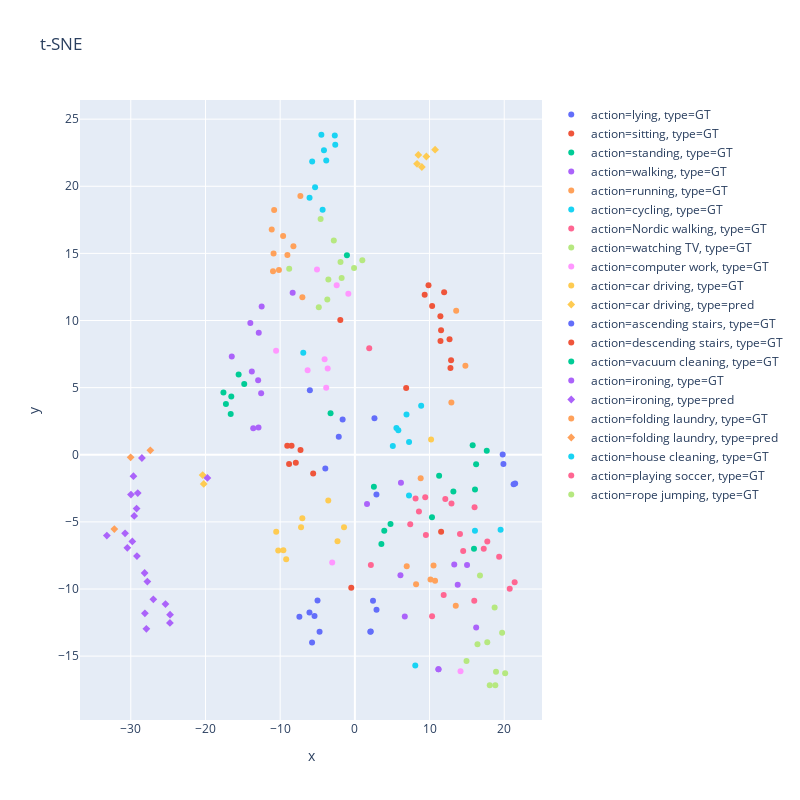

The code cell stored with this chart in its notebook:
### Code cell
over_plot_preds(val_actions, val_labels, unseen_pred_actions[:30, :], unseen_labels[:30], val_lm)

### Figure 1 — Plotly figure (JSON) as saved in the notebook; plotly's stock layout.template omitted (floating-point values rounded to 4 significant figures)
{"data": [{"hoverlabel": {"namelength": 0}, "hovertemplate": "action=lying<br>type=GT<br>x=%{x}<br>y=%{y}", "legendgroup": "action=lying, type=GT", "marker": {"color": "#636efa", "symbol": "circle"}, "mode": "markers", "name": "action=lying, type=GT", "showlegend": true, "type": "scatter", "x": [-2.155, 2.625, -7.426, -6.024, -6.078, -5.731, -4.724, -1.639, -5.401, -4.998], "xaxis": "x", "y": [1.344, 2.72, -12.07, 4.81, -11.75, -13.99, -13.18, 2.635, -12.02, -10.86], "yaxis": "y"}, {"hoverlabel": {"namelength": 0}, "hovertemplate": "action=sitting<br>type=GT<br>x=%{x}<br>y=%{y}", "legendgroup": "action=sitting, type=GT", "marker": {"color": "#EF553B", "symbol": "circle"}, "mode": "markers", "name": "action=sitting, type=GT", "showlegend": true, "type": "scatter", "x": [6.868, 9.348, 9.86, 11.54, 11.95, 11.46, -1.946, 10.35, -0.4799, 11.45], "xaxis": "x", "y": [4.972, 11.92, 12.62, 9.272, 12.1, 8.477, 10.03, 11.08, -9.9, 10.32], "yaxis": "y"}, {"hoverlabel": {"namelength": 0}, "hovertemplate": "action=standing<br>type=GT<br>x=%{x}<br>y=%{y}", "legendgroup": "action=standing, type=GT", "marker": {"color": "#00cc96", "symbol": "circle"}, "mode": "markers", "name": "action=standing, type=GT", "showlegend": true, "type": "scatter", "x": [4.774, 15.77, 16.24, -1.061, 2.548, 17.66, 3.938, 3.554, -3.253, 16.09], "xaxis": "x", "y": [-5.166, 0.7082, -0.7155, 14.86, -2.391, 0.2962, -5.66, -6.64, 3.088, -2.585], "yaxis": "y"}, {"hoverlabel": {"namelength": 0}, "hovertemplate": "action=walking<br>type=GT<br>x=%{x}<br>y=%{y}", "legendgroup": "action=walking, type=GT", "marker": {"color": "#ab63fa", "symbol": "circle"}, "mode": "markers", "name": "action=walking, type=GT", "showlegend": true, "type": "scatter", "x": [16.24, 6.104, 13.31, 13.77, 11.19, 11.19, 6.171, 6.686, 1.628, 15.02], "xaxis": "x", "y": [-12.86, -8.968, -8.166, -9.675, -15.98, -15.98, -2.081, -12.05, -3.664, -8.214], "yaxis": "y"}, {"hoverlabel": {"namelength": 0}, "hovertemplate": "action=running<br>type=GT<br>x=%{x}<br>y=%{y}", "legendgroup": "action=running, type=GT", "marker": {"color": "#FFA15A", "symbol": "circle"}, "mode": "markers", "name": "action=running, type=GT", "showlegend": true, "type": "scatter", "x": [10.54, 12.92, 6.945, 10.13, 13.57, 14.8, 8.196, 8.811, 10.74, 13.51], "xaxis": "x", "y": [-8.259, 3.889, -8.31, -9.3, 10.74, 6.624, -9.644, -1.751, -9.38, -11.24], "yaxis": "y"}, {"hoverlabel": {"namelength": 0}, "hovertemplate": "action=cycling<br>type=GT<br>x=%{x}<br>y=%{y}", "legendgroup": "action=cycling, type=GT", "marker": {"color": "#19d3f3", "symbol": "circle"}, "mode": "markers", "name": "action=cycling, type=GT", "showlegend": true, "type": "scatter", "x": [8.879, 19.51, 6.914, 5.081, -6.906, 7.248, 5.564, 5.822, 7.257, 16.08], "xaxis": "x", "y": [3.65, -5.586, 2.993, 0.65, 7.608, -3.041, 1.992, 1.828, 0.9424, -5.662], "yaxis": "y"}, {"hoverlabel": {"namelength": 0}, "hovertemplate": "action=Nordic walking<br>type=GT<br>x=%{x}<br>y=%{y}", "legendgroup": "action=Nordic walking, type=GT", "marker": {"color": "#FF6692", "symbol": "circle"}, "mode": "markers", "name": "action=Nordic walking, type=GT", "showlegend": true, "type": "scatter", "x": [7.413, 12.11, 14.07, 17.26, 11.89, 17.73, 8.13, 14.5, 8.579, 12.94], "xaxis": "x", "y": [-5.171, -3.304, -5.904, -7.001, -10.45, -6.467, -3.268, -7.162, -4.234, -3.634], "yaxis": "y"}, {"hoverlabel": {"namelength": 0}, "hovertemplate": "action=watching TV<br>type=GT<br>x=%{x}<br>y=%{y}", "legendgroup": "action=watching TV, type=GT", "marker": {"color": "#B6E880", "symbol": "circle"}, "mode": "markers", "name": "action=watching TV, type=GT", "showlegend": true, "type": "scatter", "x": [-4.829, -1.769, -4.584, -8.791, -3.547, -1.921, -0.1022, -2.82, -3.689, 0.9979], "xaxis": "x", "y": [10.98, 13.17, 17.56, 13.85, 13.06, 14.36, 13.9, 15.96, 11.56, 14.49], "yaxis": "y"}, {"hoverlabel": {"namelength": 0}, "hovertemplate": "action=computer work<br>type=GT<br>x=%{x}<br>y=%{y}", "legendgroup": "action=computer work, type=GT", "marker": {"color": "#FF97FF", "symbol": "circle"}, "mode": "markers", "name": "action=computer work, type=GT", "showlegend": true, "type": "scatter", "x": [-6.323, -4.049, -3.639, 14.15, -5.069, -2.434, -3.036, -10.55, -3.835, -0.8739], "xaxis": "x", "y": [6.297, 7.106, 6.433, -16.13, 13.8, 12.63, -8.025, 7.743, 4.999, 11.99], "yaxis": "y"}, {"hoverlabel": {"namelength": 0}, "hovertemplate": "action=car driving<br>type=GT<br>x=%{x}<br>y=%{y}", "legendgroup": "action=car driving, type=GT", "marker": {"color": "#FECB52", "symbol": "circle"}, "mode": "markers", "name": "action=car driving, type=GT", "showlegend": true, "type": "scatter", "x": [-2.323, -10.26, -10.53, -7.031, -7.205, -9.194, -3.558, -1.451, 10.2, -9.57], "xaxis": "x", "y": [-6.442, -7.135, -5.738, -4.737, -5.403, -7.781, -3.407, -5.408, 1.13, -7.11], "yaxis": "y"}, {"hoverlabel": {"namelength": 0}, "hovertemplate": "action=car driving<br>type=pred<br>x=%{x}<br>y=%{y}", "legendgroup": "action=car driving, type=pred", "marker": {"color": "#FECB52", "symbol": "diamond"}, "mode": "markers", "name": "action=car driving, type=pred", "showlegend": true, "type": "scatter", "x": [-20.24, 8.971, 8.497, 9.574, 8.328, 10.74, -20.38], "xaxis": "x", "y": [-2.17, 21.44, 22.33, 22.22, 21.67, 22.73, -1.516], "yaxis": "y"}, {"hoverlabel": {"namelength": 0}, "hovertemplate": "action=ascending stairs<br>type=GT<br>x=%{x}<br>y=%{y}", "legendgroup": "action=ascending stairs, type=GT", "marker": {"color": "#636efa", "symbol": "circle"}, "mode": "markers", "name": "action=ascending stairs, type=GT", "showlegend": true, "type": "scatter", "x": [19.89, 19.79, 2.128, -3.954, 2.891, 21.25, 2.9, 2.43, 2.068, 21.46], "xaxis": "x", "y": [-0.6868, 0.01312, -13.17, -1.026, -2.966, -2.191, -11.55, -10.87, -13.18, -2.136], "yaxis": "y"}, {"hoverlabel": {"namelength": 0}, "hovertemplate": "action=descending stairs<br>type=GT<br>x=%{x}<br>y=%{y}", "legendgroup": "action=descending stairs, type=GT", "marker": {"color": "#EF553B", "symbol": "circle"}, "mode": "markers", "name": "action=descending stairs, type=GT", "showlegend": true, "type": "scatter", "x": [-7.274, -8.806, 11.55, 12.68, -5.582, 12.88, 12.8, -8.472, -9.047, -7.904], "xaxis": "x", "y": [0.3534, -0.6813, -5.735, 8.606, -1.403, 7.043, 6.462, 0.6762, 0.6739, -0.599], "yaxis": "y"}, {"hoverlabel": {"namelength": 0}, "hovertemplate": "action=vacuum cleaning<br>type=GT<br>x=%{x}<br>y=%{y}", "legendgroup": "action=vacuum cleaning, type=GT", "marker": {"color": "#00cc96", "symbol": "circle"}, "mode": "markers", "name": "action=vacuum cleaning, type=GT", "showlegend": true, "type": "scatter", "x": [-16.54, 11.28, -14.81, -17.26, -16.62, -17.59, -15.56, 15.95, 13.19, 10.32], "xaxis": "x", "y": [4.336, -1.562, 5.266, 3.776, 3.037, 4.634, 5.975, -7.006, -2.741, -4.65], "yaxis": "y"}, {"hoverlabel": {"namelength": 0}, "hovertemplate": "action=ironing<br>type=GT<br>x=%{x}<br>y=%{y}", "legendgroup": "action=ironing, type=GT", "marker": {"color": "#ab63fa", "symbol": "circle"}, "mode": "markers", "name": "action=ironing, type=GT", "showlegend": true, "type": "scatter", "x": [-13.99, -12.48, -12.87, -8.327, -16.48, -12.55, -13.61, -12.9, -12.95, -13.79], "xaxis": "x", "y": [9.821, 11.04, 9.083, 12.07, 7.317, 4.586, 1.967, 2.025, 5.542, 6.195], "yaxis": "y"}, {"hoverlabel": {"namelength": 0}, "hovertemplate": "action=ironing<br>type=pred<br>x=%{x}<br>y=%{y}", "legendgroup": "action=ironing, type=pred", "marker": {"color": "#ab63fa", "symbol": "diamond"}, "mode": "markers", "name": "action=ironing, type=pred", "showlegend": true, "type": "scatter", "x": [-28.51, -24.74, -28.15, -27.91, -29.18, -24.76, -28.11, -25.36, -29.79, -26.98, -27.78, -29.98, -19.74, -30.76, -29.07, -30.46, -29.54, -29.22, -33.2, -29.64], "xaxis": "x", "y": [-0.2403, -11.91, -8.808, -12.97, -7.548, -12.53, -11.81, -11.13, -6.454, -10.77, -9.448, -2.969, -1.726, -5.851, -2.851, -6.935, -4.555, -4.012, -6.022, -1.598], "yaxis": "y"}, {"hoverlabel": {"namelength": 0}, "hovertemplate": "action=folding laundry<br>type=GT<br>x=%{x}<br>y=%{y}", "legendgroup": "action=folding laundry, type=GT", "marker": {"color": "#FFA15A", "symbol": "circle"}, "mode": "markers", "name": "action=folding laundry, type=GT", "showlegend": true, "type": "scatter", "x": [-7.292, -7.027, -10.88, -8.225, -10.16, -9.607, -9.03, -10.81, -11.13, -10.96], "xaxis": "x", "y": [19.27, 11.74, 14.99, 15.54, 13.77, 16.3, 14.89, 18.23, 16.79, 13.67], "yaxis": "y"}, {"hoverlabel": {"namelength": 0}, "hovertemplate": "action=folding laundry<br>type=pred<br>x=%{x}<br>y=%{y}", "legendgroup": "action=folding laundry, type=pred", "marker": {"color": "#FFA15A", "symbol": "diamond"}, "mode": "markers", "name": "action=folding laundry, type=pred", "showlegend": true, "type": "scatter", "x": [-30.02, -27.38, -32.21], "xaxis": "x", "y": [-0.1918, 0.3322, -5.537], "yaxis": "y"}, {"hoverlabel": {"namelength": 0}, "hovertemplate": "action=house cleaning<br>type=GT<br>x=%{x}<br>y=%{y}", "legendgroup": "action=house cleaning, type=GT", "marker": {"color": "#19d3f3", "symbol": "circle"}, "mode": "markers", "name": "action=house cleaning, type=GT", "showlegend": true, "type": "scatter", "x": [8.088, -4.316, -6.066, -2.625, -4.485, -4.137, -5.716, -5.325, -3.828, -2.686], "xaxis": "x", "y": [-15.7, 18.24, 19.14, 23.1, 23.84, 22.69, 21.85, 19.92, 21.93, 23.78], "yaxis": "y"}, {"hoverlabel": {"namelength": 0}, "hovertemplate": "action=playing soccer<br>type=GT<br>x=%{x}<br>y=%{y}", "legendgroup": "action=playing soccer, type=GT", "marker": {"color": "#FF6692", "symbol": "circle"}, "mode": "markers", "name": "action=playing soccer, type=GT", "showlegend": true, "type": "scatter", "x": [16.03, 10.34, 1.925, 19.32, 9.512, 20.73, 9.424, 2.143, 21.39, 15.99], "xaxis": "x", "y": [-3.917, -12.03, 7.939, -7.597, -5.976, -9.98, -3.162, -8.207, -9.497, -10.88], "yaxis": "y"}, {"hoverlabel": {"namelength": 0}, "hovertemplate": "action=rope jumping<br>type=GT<br>x=%{x}<br>y=%{y}", "legendgroup": "action=rope jumping, type=GT", "marker": {"color": "#B6E880", "symbol": "circle"}, "mode": "markers", "name": "action=rope jumping, type=GT", "showlegend": true, "type": "scatter", "x": [18.71, 18.06, 19.72, 16.75, 14.95, 17.73, 18.9, 20.12, 18.8, 16.42], "xaxis": "x", "y": [-11.38, -17.17, -13.26, -8.992, -15.37, -13.97, -16.17, -16.28, -17.17, -14.11], "yaxis": "y"}], "layout": {"height": 800, "legend": {"tracegroupgap": 0}, "title": {"text": "t-SNE"}, "width": 800, "xaxis": {"anchor": "y", "domain": [0, 1], "title": {"text": "x"}}, "yaxis": {"anchor": "x", "domain": [0, 1], "title": {"text": "y"}}}}
